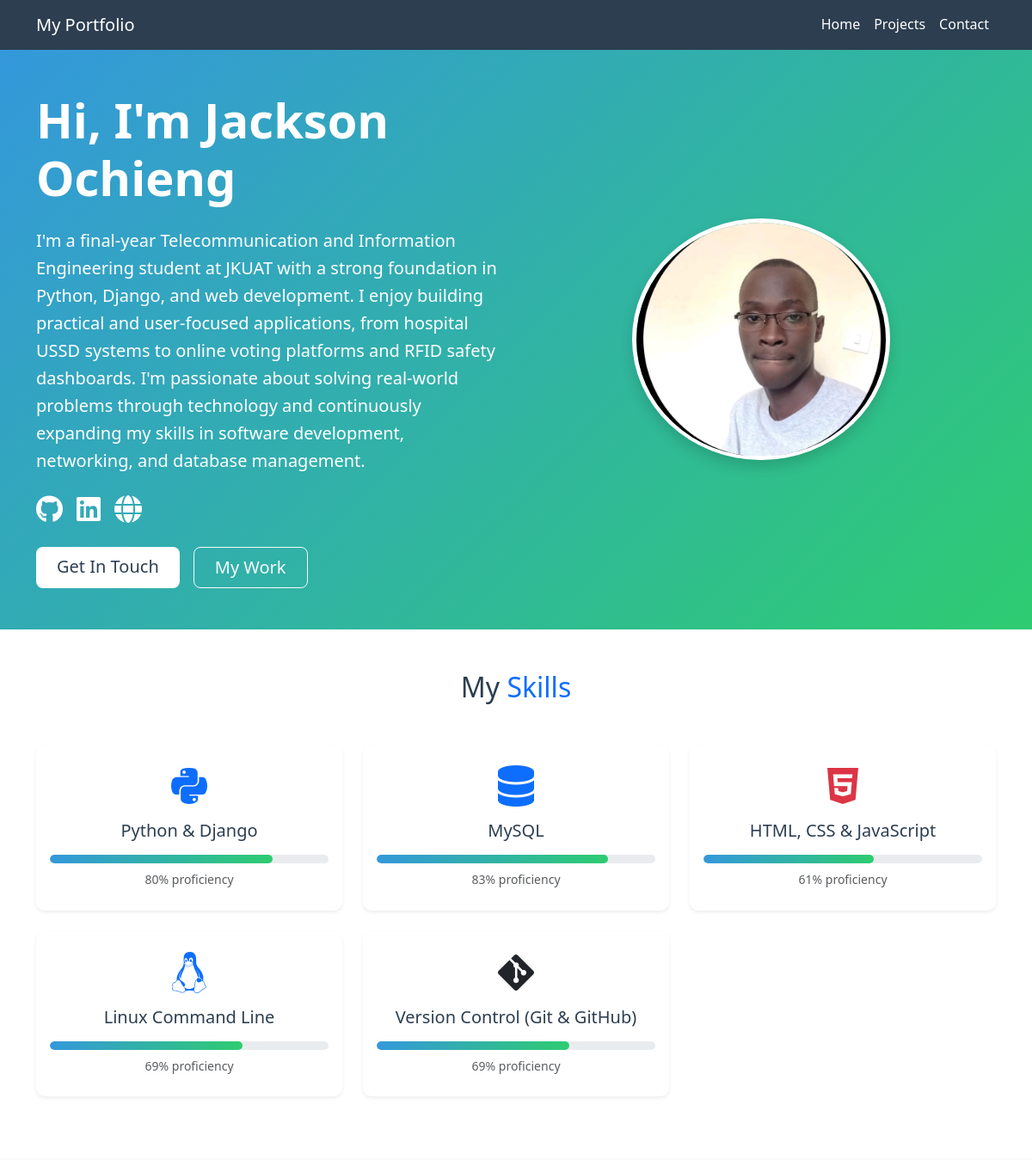
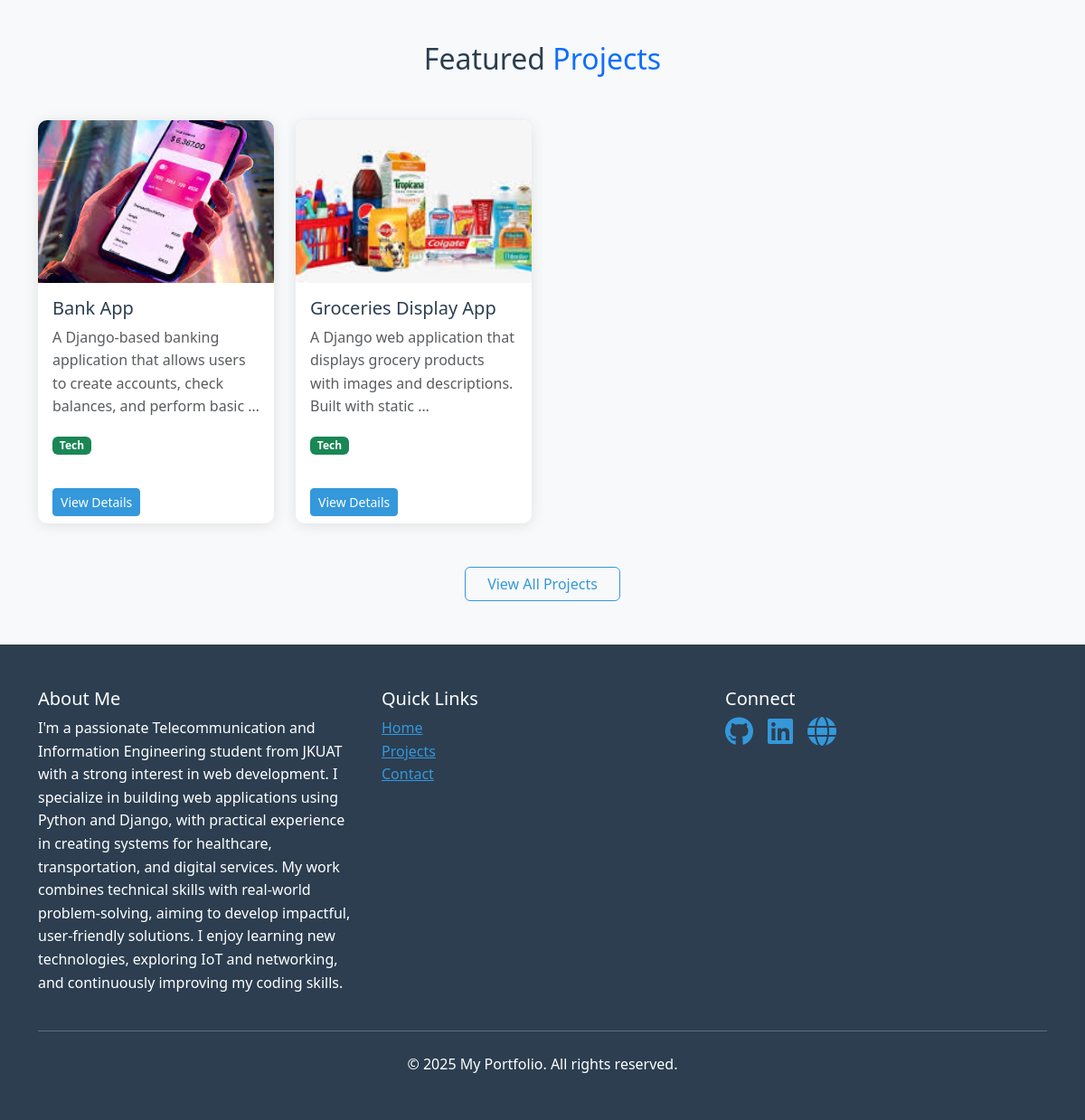
The app's page / (signed in) with its own data (2 pictures, top to bottom).
### Jack/models.py (models this page shows, shortened)
class Profile(models.Model):
    user = models.OneToOneField(User, on_delete=models.CASCADE)
    bio = models.TextField()
    profile_pic = models.ImageField(upload_to='profile_pics', blank=True)
    website_url = models.CharField(max_length=255, blank=True)
    github_url = models.CharField(max_length=255, blank=True)
    linkedin_url = models.CharField(max_length=255, blank=True)

class Skill(models.Model):
    name = models.CharField(max_length=100)
    proficiency = models.IntegerField(default=50)  # percentage
    icon_class = models.CharField(max_length=100, blank=True)  # for font-awesome or similar

class Project(models.Model):
    title = models.CharField(max_length=200)
    description = models.TextField()
    image = models.ImageField(upload_to='projects/')
    demo_link = models.CharField(max_length=255, blank=True)
    source_code_link = models.CharField(max_length=255, blank=True)
    technologies = models.CharField(max_length=200)
    created_at = models.DateTimeField(auto_now_add=True)
    updated_at = models.DateTimeField(auto_now=True)

### Jack/views.py (the view)
# urls.py: path('', HomeView.as_view(), name='home'),
class HomeView(TemplateView):
    template_name = 'home.html'
    def get_context_data(self, **kwargs):
        context = super().get_context_data(**kwargs)
        context['projects'] = Project.objects.all().order_by('-created_at')[:4]
        context['skills'] = Skill.objects.all()
        try:
            context['profile'] = Profile.objects.get(user=self.request.user)
        except:
            context['profile'] = None
        return context

### Jack/templates/home.html
{% extends 'base.html' %}
{% load static %}
{% block content %}
<section class="hero-section py-5">
    <div class="container">
        <div class="row align-items-center">
            <div class="col-lg-6 animate-fade">
                <h1 class="display-4 fw-bold mb-4">Hi, I'm <span class="text-white">Jackson Ochieng</span></h1>
                <p class="lead mb-4">{{ profile.bio|default:"A passionate developer creating awesome web applications." }}</p>
                <div class="d-flex gap-3 mb-4">
                    {% if profile.github_url %}
                    <a href="{{ profile.github_url }}" class="text-white"><i class="fab fa-github fa-2x"></i></a>
                    {% endif %}
                    {% if profile.linkedin_url %}
                    <a href="{{ profile.linkedin_url }}" class="text-white"><i class="fab fa-linkedin fa-2x"></i></a>
                    {% endif %}
                    {% if profile.website_url %}
                    <a href="{{ profile.website_url }}" class="text-white"><i class="fas fa-globe fa-2x"></i></a>
                    {% endif %}
                </div>
                <div class="d-flex gap-3">
                    <a href="{% url 'contact' %}" class="btn btn-light btn-lg px-4">Get In Touch</a>
                    <a href="{% url 'projects' %}" class="btn btn-outline-light btn-lg px-4">My Work</a>
                </div>
            </div>
            <div class="col-lg-6 text-center delay-1 animate-fade">
                {% if profile and profile.profile_pic %}
                <img src="{{ profile.profile_pic.url }}" alt="Profile Picture" class="img-fluid rounded-circle shadow" style="max-width: 300px; border: 5px solid white;">
                {% else %}
                <img src="{% static 'images/default-profile.png' %}" alt="Profile Picture" class="img-fluid rounded-circle shadow" style="max-width: 300px; border: 5px solid white;">
                {% endif %}
            </div>
        </div>
    </div>
</section>
<section class="py-5 bg-white">
    <div class="container">
        <h2 class="text-center mb-5">My <span class="text-primary">Skills</span></h2>
        <div class="row">
            {% for skill in skills %}
            <div class="col-md-4 mb-4 delay-{{ forloop.counter }} animate-fade">
                <div class="card h-100 border-0 shadow-sm">
                    <div class="card-body text-center py-4">
                        {% if skill.icon_class %}
                        <i class="{{ skill.icon_class }} fa-3x mb-3 text-primary"></i>
                        {% endif %}
                        <h5 class="card-title">{{ skill.name }}</h5>
                        <div class="progress mt-3">
                            <div class="progress-bar" role="progressbar" style="width: {{ skill.proficiency }}%"
                                 aria-valuenow="{{ skill.proficiency }}" aria-valuemin="0" aria-valuemax="100">
                            </div>
                        </div>
                        <small class="text-muted mt-2 d-block">{{ skill.proficiency }}% proficiency</small>
                    </div>
                </div>
            </div>
            {% endfor %}
        </div>
    </div>
</section>
<section class="py-5">
    <div class="container">
        <h2 class="text-center mb-5">Featured <span class="text-primary">Projects</span></h2>
        <div class="row">
            {% for project in projects %}
            <div class="col-md-6 col-lg-3 mb-4 delay-{{ forloop.counter|add:"1" }} animate-fade">
                <div class="card h-100">
                    <img src="{{ project.image.url }}" class="card-img-top" alt="{{ project.title }}" style="height: 180px; object-fit: cover;">
                    <div class="card-body">
                        <h5 class="card-title">{{ project.title }}</h5>
                        <p class="card-text text-muted">{{ project.description|truncatewords:15 }}</p>
                        <div class="mb-2">
                            {% for tech in project.technologies.split %}
                            <span class="badge bg-success">{{ tech }}</span>
                            {% endfor %}
                        </div>
                    </div>
                    <div class="card-footer bg-transparent border-0">
                        <a href="{% url 'project-detail' project.pk %}" class="btn btn-primary btn-sm">View Details</a>
                    </div>
                </div>
            </div>
            {% endfor %}
        </div>
        <div class="text-center mt-4">
            <a href="{% url 'projects' %}" class="btn btn-outline-primary px-4">View All Projects</a>
        </div>
    </div>
</section>
{% endblock %}

### Jack/static/style.css (style rules this page uses)
body { font-family: 'Segoe UI', Tahoma, Geneva, Verdana, sans-serif; line-height: 1.6; color: #2c3e50; background-color: #f8f9fa; }
.hero-section { background: linear-gradient(135deg, #3498db, #2ecc71); padding: 5rem 0; color: white; }
.hero-section .btn-light { background-color: white; color: #2c3e50; border: none; }
.progress { height: 10px; border-radius: 5px; background-color: #e9ecef; }
.progress-bar { background: linear-gradient(to right, #3498db, #2ecc71); border-radius: 5px; }
.card { transition: transform 0.3s ease, box-shadow 0.3s ease; border: none; box-shadow: 0 2px 15px rgba(0, 0, 0, 0.1); border-radius: 10px; overflow: hidden; }
.card-title { color: #2c3e50; }
.btn-primary { background-color: #3498db; border-color: #3498db; }
.btn-outline-primary { color: #3498db; border-color: #3498db; }
.badge { background-color: #2ecc71; color: white; margin-right: 5px; margin-bottom: 5px; }
.animate-fade { animation: fadeIn 0.6s ease forwards; }
.delay-1 { animation-delay: 0.2s; }
.delay-2 { animation-delay: 0.4s; }
.delay-3 { animation-delay: 0.6s; }
html { scroll-behavior: smooth; }

### records on screen
Profile: bio "I'm a final-year Telecommunication and Information Engineering student at JKUAT with a strong foundation in Python, Django, and web development. I enjoy building practical and user-focused applications, from hospital USSD systems to online voting platforms and RFID safety dashboards. I'm passionate about solving real-world problems through technology and continuously expanding my skills in software development, networking, and database management.", profile_pic (picture)
Skill: name "Python & Django", proficiency "80"
Skill: name "MySQL", proficiency "83"
Skill: name "HTML, CSS & JavaScript", proficiency "61"
Skill: name "Linux Command Line", proficiency "69"
Skill: name "Version Control (Git & GitHub)", proficiency "69"
Project: image (picture), title "Bank App", description "A Django-based banking application that allows users to create accounts, check balances, and perform basic …", split "Tech"
Project: image (picture), title "Groceries Display App", description "A Django web application that displays grocery products with images and descriptions. Built with static …", split "Tech"
